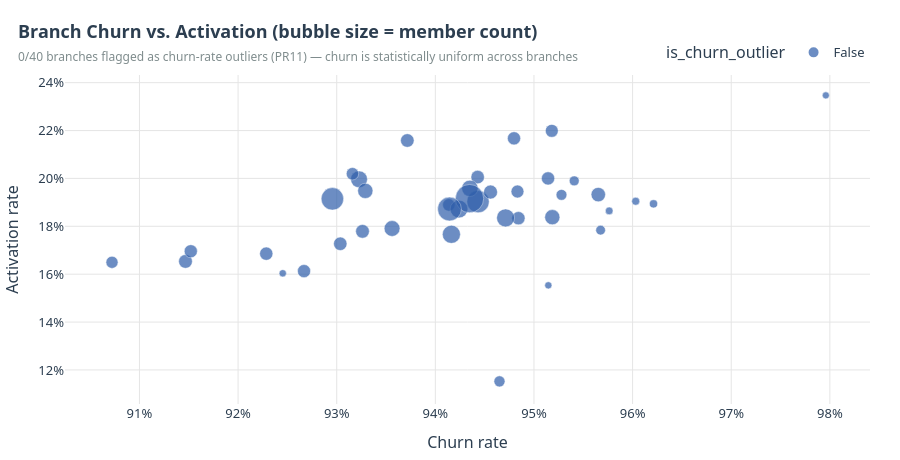

The code cell stored with this chart in its notebook:
### Code cell
# ── 13.3 Branch churn vs. activation — interactive bubble chart ──
branch = pd.read_csv(PROCESSED_DIR / "branch_risk_summary.csv")

fig = px.scatter(
    branch, x="churn_rate", y="activation_rate", size="members", color="is_churn_outlier",
    color_discrete_map={False: BRAND["primary"], True: BRAND["high_risk"]},
    hover_name="gym_branch_id",
    hover_data={"members": ":,", "avg_sessions_per_week": ":.2f",
                "churn_rate": ":.1%", "activation_rate": ":.1%", "is_churn_outlier": False},
)
fig.update_traces(marker=dict(line=dict(width=0.5, color="white")))
apply_streakforge_theme(
    fig, "Branch Churn vs. Activation (bubble size = member count)",
    "0/40 branches flagged as churn-rate outliers (PR11) — churn is statistically uniform across branches"
)
fig.update_xaxes(title="Churn rate", tickformat=".0%")
fig.update_yaxes(title="Activation rate", tickformat=".0%")
fig.show()
save_interactive(fig, "pr13_branch_risk_bubble_interactive")

### Figure 1 — Plotly figure (JSON) as saved in the notebook; plotly's stock layout.template omitted (floating-point values rounded to 4 significant figures)
{"data": [{"customdata": [[126, 0.2909, false], [346, 0.3009, false], [307, 0.2971, false], [349, 0.2947, false], [561, 0.2968, false], [98, 0.2854, false], [414, 0.2939, false], [457, 0.293, false], [375, 0.292, false], [371, 0.2894, false], [329, 0.2968, false], [350, 0.2929, false], [497, 0.3025, false], [233, 0.2916, false], [332, 0.2929, false], [359, 0.2966, false], [988, 0.2968, false], [1008, 0.2933, false], [243, 0.2974, false], [307, 0.2946, false], [118, 0.2855, false], [359, 0.2958, false], [106, 0.2947, false], [291, 0.2991, false], [132, 0.2999, false], [625, 0.2946, false], [342, 0.2952, false], [531, 0.2983, false], [462, 0.2953, false], [185, 0.2928, false], [651, 0.2939, false], [103, 0.3028, false], [1592, 0.2968, false], [643, 0.2983, false], [341, 0.2975, false], [350, 0.3013, false], [386, 0.2943, false], [1127, 0.2964, false], [366, 0.2967, false], [196, 0.2964, false]], "hovertemplate": "<b>%{hovertext}</b><br><br>churn_rate=%{x:.1%}<br>activation_rate=%{y:.1%}<br>members=%{customdata[0]:,}<br>avg_sessions_per_week=%{customdata[1]:.2f}<extra></extra>", "hovertext": ["BR-001", "BR-002", "BR-003", "BR-004", "BR-005", "BR-006", "BR-007", "BR-008", "BR-009", "BR-010", "BR-011", "BR-012", "BR-013", "BR-014", "BR-015", "BR-016", "BR-017", "BR-018", "BR-019", "BR-020", "BR-021", "BR-022", "BR-023", "BR-024", "BR-025", "BR-026", "BR-027", "BR-028", "BR-029", "BR-030", "BR-031", "BR-032", "BR-033", "BR-034", "BR-035", "BR-036", "BR-037", "BR-038", "BR-039", "BR-040"], "legendgroup": "False", "marker": {"color": "#2E5EAA", "line": {"color": "white", "width": 0.5}, "size": [126, 346, 307, 349, 561, 98, 414, 457, 375, 371, 329, 350, 497, 233, 332, 359, 988, 1008, 243, 307, 118, 359, 106, 291, 132, 625, 342, 531, 462, 185, 651, 103, 1592, 643, 341, 350, 386, 1127, 366, 196], "sizemode": "area", "sizeref": 3.98, "symbol": "circle"}, "mode": "markers", "name": "False", "orientation": "v", "showlegend": true, "type": "scatter", "x": [0.9603, 0.948, 0.9414, 0.9484, 0.9323, 0.9796, 0.9565, 0.9519, 0.9147, 0.9326, 0.9483, 0.9514, 0.9356, 0.9528, 0.9518, 0.9443, 0.9443, 0.9296, 0.9465, 0.9316, 0.9576, 0.9304, 0.9245, 0.9072, 0.9621, 0.9424, 0.9152, 0.9435, 0.9329, 0.9568, 0.9416, 0.9515, 0.9435, 0.9471, 0.9267, 0.9229, 0.9456, 0.9414, 0.9372, 0.9541], "xaxis": "x", "y": [0.1905, 0.2168, 0.1889, 0.1834, 0.1996, 0.2347, 0.1932, 0.1838, 0.1653, 0.1779, 0.1945, 0.2, 0.1791, 0.1931, 0.2199, 0.2006, 0.1903, 0.1915, 0.1152, 0.202, 0.1864, 0.1727, 0.1604, 0.1649, 0.1894, 0.1872, 0.1696, 0.1959, 0.1948, 0.1784, 0.1767, 0.1553, 0.1916, 0.1835, 0.1613, 0.1686, 0.1943, 0.1872, 0.2158, 0.199], "yaxis": "y"}], "layout": {"font": {"color": "#2C3E50", "family": "Segoe UI, Arial", "size": 13}, "height": 460, "hoverlabel": {"bgcolor": "white", "font": {"size": 12}}, "legend": {"itemsizing": "constant", "orientation": "h", "title": {"text": "is_churn_outlier"}, "tracegroupgap": 0, "x": 1, "xanchor": "right", "y": 1.02, "yanchor": "bottom"}, "margin": {"b": 50, "l": 60, "r": 30, "t": 75}, "plot_bgcolor": "#FFFFFF", "title": {"text": "<b>Branch Churn vs. Activation (bubble size = member count)</b><br><span style='font-size:12px;color:#7F8C8D'>0/40 branches flagged as churn-rate outliers (PR11) — churn is statistically uniform across branches</span>", "x": 0.02, "xanchor": "left"}, "xaxis": {"anchor": "y", "domain": [0, 1], "gridcolor": "#E5E5E5", "showgrid": true, "tickformat": ".0%", "title": {"text": "Churn rate"}, "zeroline": false}, "yaxis": {"anchor": "x", "domain": [0, 1], "gridcolor": "#E5E5E5", "showgrid": true, "tickformat": ".0%", "title": {"text": "Activation rate"}, "zeroline": false}}}
